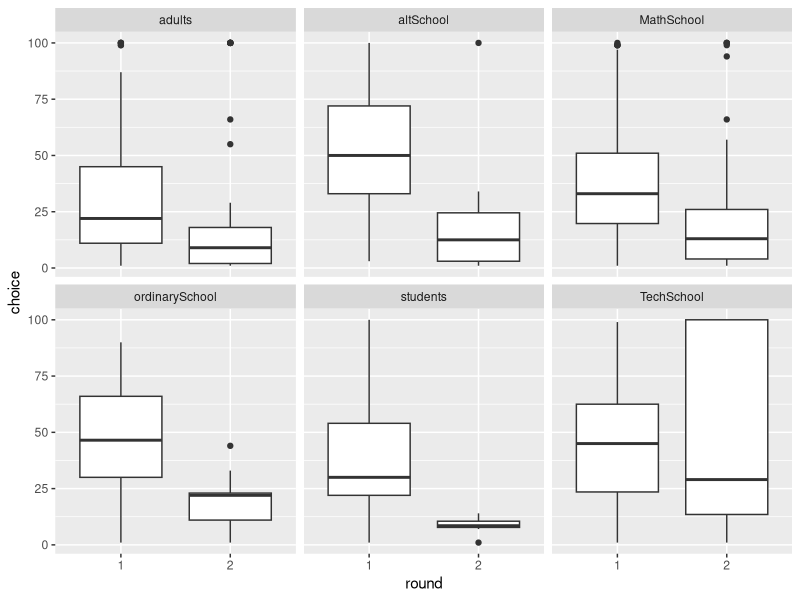
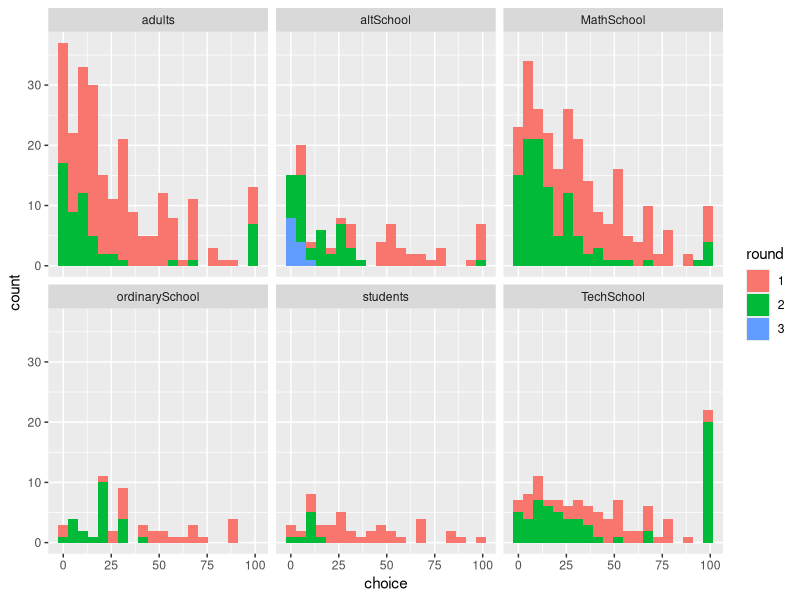
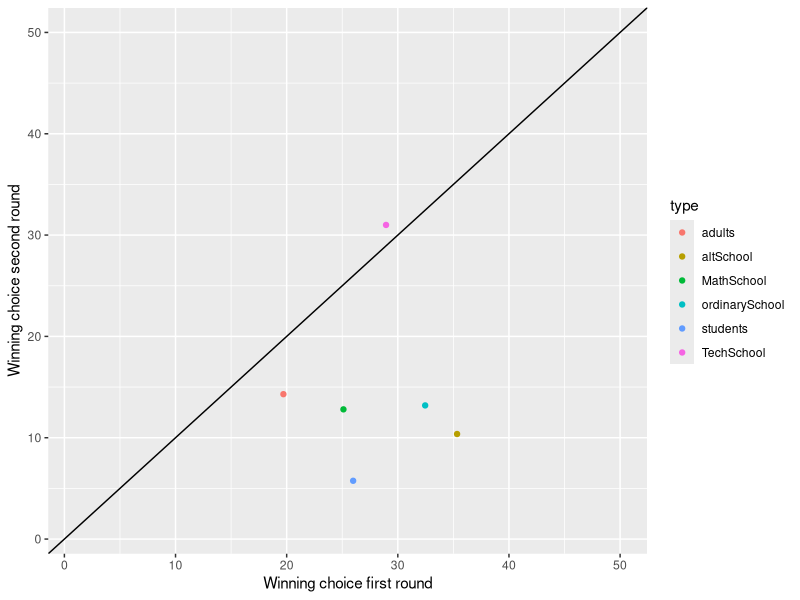
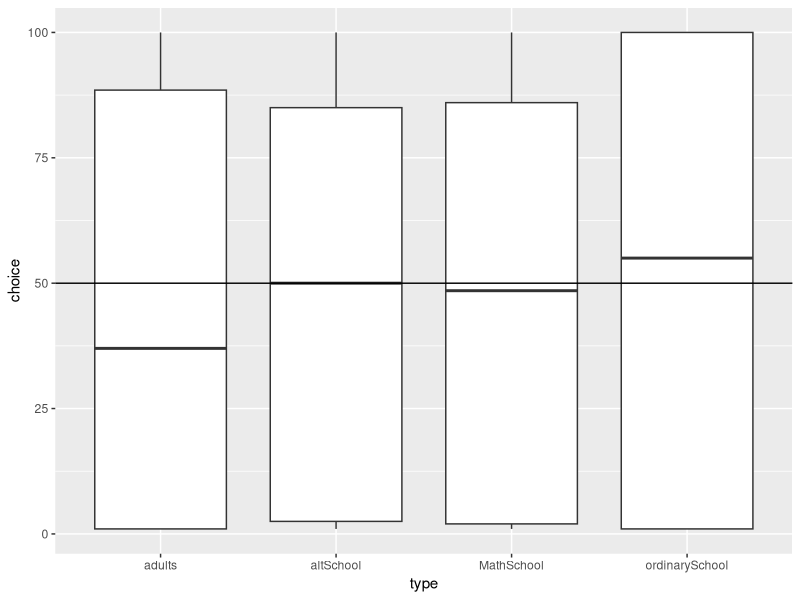
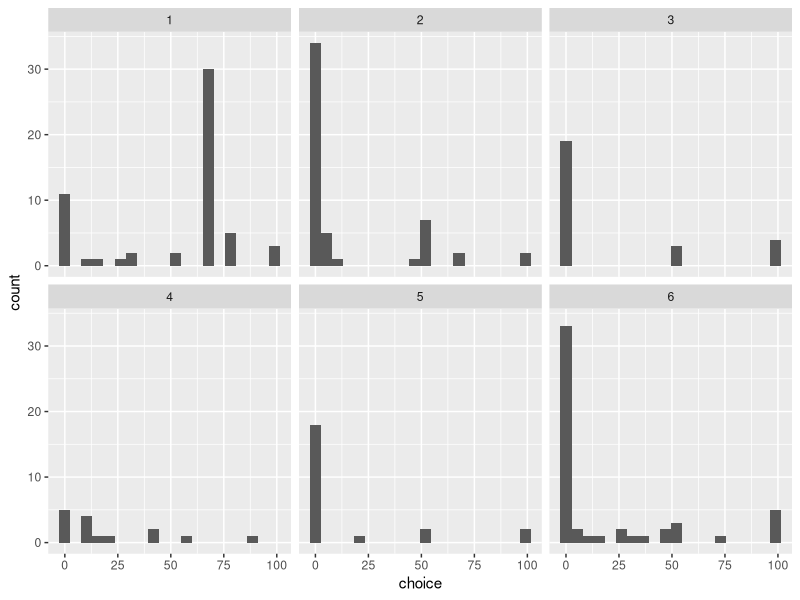
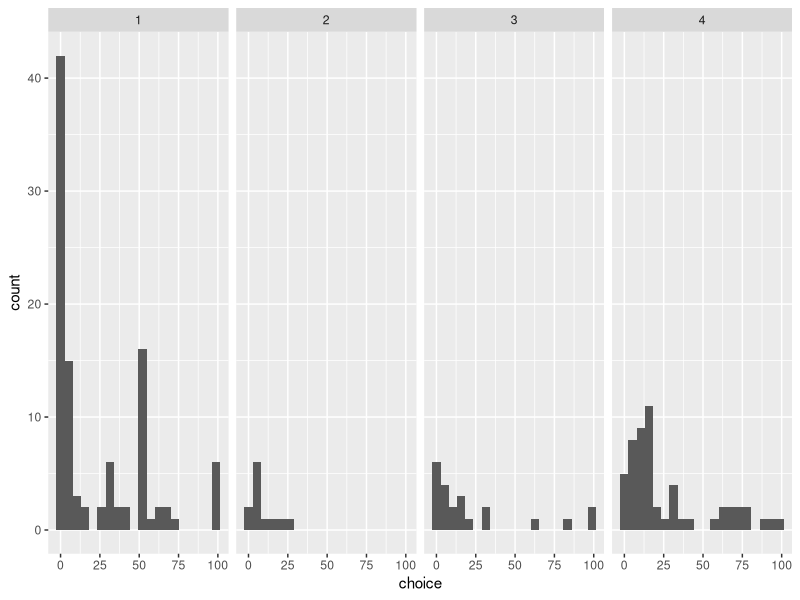

Here is the R script that generated these plots, in order:
# libraries

library(ggplot2)
library(tidyverse)


# Set the path to working directory

setwd("/Users/anymac/Documents/GitHub/GameTheoryExperimentData")

getwd()# Read the data

data1 <- read.csv("resultsGame1.csv")

summary(data1)

data1$id <- factor(data1$id)
data1$name <- factor(data1$name)
data1$age <- factor(data1$age)
data1$round <- factor(data1$round)
class(data1$round)

  
# First game visualization 
statistics <- data1 %>%
  group_by(id, round)  %>%
  summarise(av = mean(choice), Icount = sum(choice > 66)/n() * 100, median = median(choice), win = 0.66666 * av, cnt = n()) %>%
  ungroup()

# First game visualization 
statistics2 <- data1 %>%
  group_by(type, round)  %>%
  summarise(av = mean(choice), Icount = sum(choice > 66)/n() * 100, median = median(choice), win = 0.66666 * av, cnt = n()) %>%
  ungroup()


data <- data1[data1$round != 3,]

data2 <- subset(data1, round != 3)

ggplot(data2, aes(round, choice)) + 
  geom_boxplot() + 
  facet_wrap(.~type, ncol = 3)


schools <- c()

ggplot(data1,aes(choice, fill = round)) + 
  geom_histogram(bins = 20) + 
  facet_wrap(.~type, ncol = 3) 

 choice1 <- subset(statistics2, round == 1)
 choice2 <- subset(statistics2, round == 2)
 
ggplot(choice1, aes(x = choice1$win, y = choice2$win, color = type)) + 
  geom_point(aes(x = choice1$win, y = choice2$win )) + 
  geom_abline(intercept = 0, slope = 1) + 
  xlab("Winning choice first round") + 
  ylab("Winning choice second round") + 
  xlim(1,50) + ylim(1,50)
  
#Second game

data2 <- read.csv("resultsGame2.csv")

data2$choice <- as.integer(data2$choice)
  
ggplot(data2, aes(type, choice)) + 
  geom_boxplot() + 
  geom_hline(yintercept = 50)


statistics3 <- data2 %>%
  group_by(type)  %>%
  summarise(av = mean(choice), MaxChoice = sum(choice == 100)/n() * 100, MinChoice = sum(choice == 1)/n() * 100, cnt = n()) %>%
  ungroup()

data3 <- read.csv("resultsGame3.csv")

data3$choice <- as.integer(data3$choice)

ggplot(data3,aes(choice)) + 
  geom_histogram(bins = 20) + 
  facet_wrap(.~id, ncol = 3) 

data4 <- read.csv("resultsGame4.csv")

ggplot(data4,aes(choice)) + 
  geom_histogram(bins = 20) + 
  facet_wrap(.~id, ncol = 4) 

